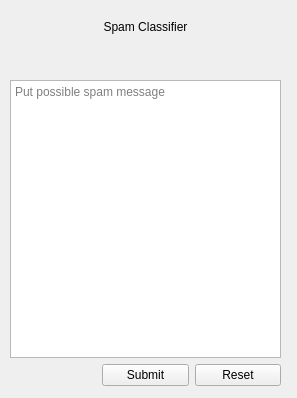
<?xml version="1.0" encoding="UTF-8"?>
<ui version="4.0">
 <class>SpamClassifierView</class>
 <widget class="QWidget" name="SpamClassifierView">
  <property name="geometry">
   <rect>
    <x>0</x>
    <y>0</y>
    <width>297</width>
    <height>398</height>
   </rect>
  </property>
  <property name="windowTitle">
   <string>Form</string>
  </property>
  <widget class="QWidget" name="verticalLayoutWidget">
   <property name="geometry">
    <rect>
     <x>10</x>
     <y>20</y>
     <width>271</width>
     <height>366</height>
    </rect>
   </property>
   <layout class="QGridLayout" name="gridLayout">
    <item row="8" column="0">
     <layout class="QHBoxLayout" name="horizontalLayout">
      <item>
       <widget class="QLabel" name="resultLabel">
        <property name="text">
         <string/>
        </property>
       </widget>
      </item>
      <item>
       <widget class="QPushButton" name="submitButton">
        <property name="text">
         <string>Submit</string>
        </property>
       </widget>
      </item>
      <item>
       <widget class="QPushButton" name="resetButton">
        <property name="text">
         <string>Reset</string>
        </property>
       </widget>
      </item>
     </layout>
    </item>
    <item row="0" column="0">
     <widget class="QLabel" name="title">
      <property name="text">
       <string>Spam Classifier</string>
      </property>
      <property name="alignment">
       <set>Qt::AlignmentFlag::AlignCenter</set>
      </property>
     </widget>
    </item>
    <item row="1" column="0">
     <layout class="QHBoxLayout" name="horizontalLayout_2">
      <item>
       <widget class="QLabel" name="logo">
        <property name="maximumSize">
         <size>
          <width>100</width>
          <height>100</height>
         </size>
        </property>
        <property name="text">
         <string/>
        </property>
        <property name="pixmap">
         <pixmap resource="../resources.qrc">:/resources/Images/appstore.png</pixmap>
        </property>
        <property name="scaledContents">
         <bool>true</bool>
        </property>
        <property name="alignment">
         <set>Qt::AlignmentFlag::AlignCenter</set>
        </property>
       </widget>
      </item>
     </layout>
    </item>
    <item row="7" column="0">
     <widget class="QTextEdit" name="messageTextBox">
      <property name="sizeAdjustPolicy">
       <enum>QAbstractScrollArea::SizeAdjustPolicy::AdjustIgnored</enum>
      </property>
      <property name="placeholderText">
       <string>Put possible spam message</string>
      </property>
     </widget>
    </item>
    <item row="2" column="0">
     <layout class="QHBoxLayout" name="horizontalLayout_3">
      <item>
       <widget class="QLabel" name="label">
        <property name="maximumSize">
         <size>
          <width>100</width>
          <height>100</height>
         </size>
        </property>
        <property name="text">
         <string/>
        </property>
        <property name="pixmap">
         <pixmap resource="../resources.qrc">:/resources/Images/detective2.png</pixmap>
        </property>
        <property name="scaledContents">
         <bool>true</bool>
        </property>
       </widget>
      </item>
     </layout>
    </item>
   </layout>
  </widget>
 </widget>
 <resources>
  <include location="../resources.qrc"/>
 </resources>
 <connections/>
</ui>
